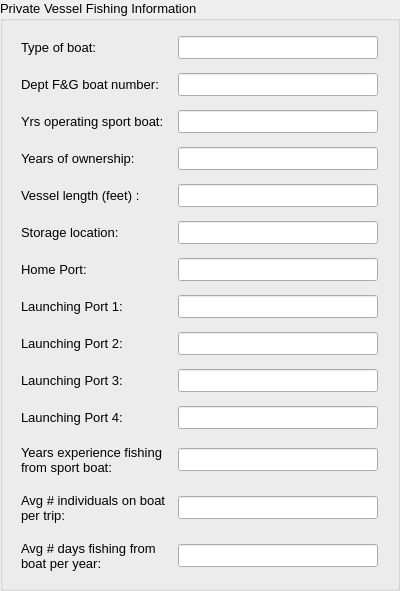
  <widget class="QGroupBox" name="vessel_info" >
   <property name="geometry" >
    <rect>
     <x>10</x>
     <y>10</y>
     <width>400</width>
     <height>571</height>
    </rect>
   </property>
   <property name="font" >
    <font>
     <pointsize>10</pointsize>
    </font>
   </property>
   <property name="title" >
    <string>Private Vessel Fishing Information</string>
   </property>
   <layout class="QVBoxLayout" name="verticalLayout" >
    <item>
     <widget class="QWidget" native="1" name="home_port_2" >
      <property name="font" >
       <font>
        <pointsize>10</pointsize>
       </font>
      </property>
      <layout class="QHBoxLayout" name="_4" >
       <property name="spacing" >
        <number>4</number>
       </property>
       <property name="margin" >
        <number>4</number>
       </property>
       <item>
        <widget class="QLabel" name="perc_income_text" >
         <property name="minimumSize" >
          <size>
           <width>150</width>
           <height>0</height>
          </size>
         </property>
         <property name="maximumSize" >
          <size>
           <width>150</width>
           <height>16777215</height>
          </size>
         </property>
         <property name="font" >
          <font>
           <pointsize>10</pointsize>
          </font>
         </property>
         <property name="text" >
          <string>Type of boat:</string>
         </property>
        </widget>
       </item>
       <item>
        <widget class="QLineEdit" name="type_boat_line" >
         <property name="enabled" >
          <bool>true</bool>
         </property>
         <property name="minimumSize" >
          <size>
           <width>100</width>
           <height>0</height>
          </size>
         </property>
         <property name="maximumSize" >
          <size>
           <width>200</width>
           <height>16777215</height>
          </size>
         </property>
         <property name="font" >
          <font>
           <pointsize>10</pointsize>
          </font>
         </property>
         <property name="text" >
          <string/>
         </property>
        </widget>
       </item>
      </layout>
     </widget>
    </item>
    <item>
     <widget class="QWidget" native="1" name="home_port_3" >
      <property name="font" >
       <font>
        <pointsize>10</pointsize>
       </font>
      </property>
      <layout class="QHBoxLayout" name="_5" >
       <property name="spacing" >
        <number>4</number>
       </property>
       <property name="margin" >
        <number>4</number>
       </property>
       <item>
        <widget class="QLabel" name="boat_license_text" >
         <property name="minimumSize" >
          <size>
           <width>150</width>
           <height>0</height>
          </size>
         </property>
         <property name="maximumSize" >
          <size>
           <width>150</width>
           <height>16777215</height>
          </size>
         </property>
         <property name="font" >
          <font>
           <pointsize>10</pointsize>
          </font>
         </property>
         <property name="text" >
          <string>Dept F&amp;G boat number:</string>
         </property>
        </widget>
       </item>
       <item>
        <widget class="QLineEdit" name="boat_license_line" >
         <property name="enabled" >
          <bool>true</bool>
         </property>
         <property name="minimumSize" >
          <size>
           <width>200</width>
           <height>0</height>
          </size>
         </property>
         <property name="maximumSize" >
          <size>
           <width>200</width>
           <height>16777215</height>
          </size>
         </property>
         <property name="font" >
          <font>
           <pointsize>10</pointsize>
          </font>
         </property>
         <property name="text" >
          <string/>
         </property>
        </widget>
       </item>
      </layout>
     </widget>
    </item>
    <item>
     <widget class="QWidget" native="1" name="ves_license" >
      <property name="font" >
       <font>
        <pointsize>10</pointsize>
       </font>
      </property>
      <layout class="QHBoxLayout" >
       <property name="spacing" >
        <number>4</number>
       </property>
       <property name="margin" >
        <number>4</number>
       </property>
       <item>
        <widget class="QLabel" name="yrs_operating_text" >
         <property name="minimumSize" >
          <size>
           <width>150</width>
           <height>0</height>
          </size>
         </property>
         <property name="maximumSize" >
          <size>
           <width>150</width>
           <height>16777215</height>
          </size>
         </property>
         <property name="font" >
          <font>
           <pointsize>10</pointsize>
          </font>
         </property>
         <property name="text" >
          <string>Yrs operating sport boat:</string>
         </property>
        </widget>
       </item>
       <item>
        <widget class="QLineEdit" name="yrs_operating_line" >
         <property name="enabled" >
          <bool>true</bool>
         </property>
         <property name="minimumSize" >
          <size>
           <width>200</width>
           <height>0</height>
          </size>
         </property>
         <property name="maximumSize" >
          <size>
           <width>200</width>
           <height>16777215</height>
          </size>
         </property>
         <property name="font" >
          <font>
           <pointsize>10</pointsize>
          </font>
         </property>
         <property name="text" >
          <string/>
         </property>
        </widget>
       </item>
      </layout>
     </widget>
    </item>
    <item>
     <widget class="QWidget" native="1" name="ves_license_2" >
      <property name="font" >
       <font>
        <pointsize>10</pointsize>
       </font>
      </property>
      <layout class="QHBoxLayout" name="_13" >
       <property name="spacing" >
        <number>4</number>
       </property>
       <property name="margin" >
        <number>4</number>
       </property>
       <item>
        <widget class="QLabel" name="yrs_owning_text" >
         <property name="minimumSize" >
          <size>
           <width>150</width>
           <height>0</height>
          </size>
         </property>
         <property name="maximumSize" >
          <size>
           <width>150</width>
           <height>16777215</height>
          </size>
         </property>
         <property name="font" >
          <font>
           <pointsize>10</pointsize>
          </font>
         </property>
         <property name="text" >
          <string>Years of ownership:</string>
         </property>
        </widget>
       </item>
       <item>
        <widget class="QLineEdit" name="yrs_owning_line" >
         <property name="enabled" >
          <bool>true</bool>
         </property>
         <property name="minimumSize" >
          <size>
           <width>200</width>
           <height>0</height>
          </size>
         </property>
         <property name="maximumSize" >
          <size>
           <width>200</width>
           <height>16777215</height>
          </size>
         </property>
         <property name="font" >
          <font>
           <pointsize>10</pointsize>
          </font>
         </property>
         <property name="text" >
          <string/>
         </property>
        </widget>
       </item>
      </layout>
     </widget>
    </item>
    <item>
     <widget class="QWidget" native="1" name="vessel_length" >
      <property name="font" >
       <font>
        <pointsize>10</pointsize>
       </font>
      </property>
      <layout class="QHBoxLayout" >
       <property name="spacing" >
        <number>4</number>
       </property>
       <property name="margin" >
        <number>4</number>
       </property>
       <item>
        <widget class="QLabel" name="vessel_length_text" >
         <property name="minimumSize" >
          <size>
           <width>150</width>
           <height>0</height>
          </size>
         </property>
         <property name="maximumSize" >
          <size>
           <width>150</width>
           <height>16777215</height>
          </size>
         </property>
         <property name="font" >
          <font>
           <pointsize>10</pointsize>
          </font>
         </property>
         <property name="text" >
          <string>Vessel length (feet) :</string>
         </property>
        </widget>
       </item>
       <item>
        <widget class="QLineEdit" name="vessel_length_line" >
         <property name="enabled" >
          <bool>true</bool>
         </property>
         <property name="minimumSize" >
          <size>
           <width>200</width>
           <height>0</height>
          </size>
         </property>
         <property name="maximumSize" >
          <size>
           <width>200</width>
           <height>16777215</height>
          </size>
         </property>
         <property name="font" >
          <font>
           <pointsize>10</pointsize>
          </font>
         </property>
         <property name="text" >
          <string/>
         </property>
        </widget>
       </item>
      </layout>
     </widget>
    </item>
    <item>
     <widget class="QWidget" native="1" name="vessel_length_3" >
      <property name="font" >
       <font>
        <pointsize>10</pointsize>
       </font>
      </property>
      <layout class="QHBoxLayout" name="_15" >
       <property name="spacing" >
        <number>4</number>
       </property>
       <property name="margin" >
        <number>4</number>
       </property>
       <item>
        <widget class="QLabel" name="storage_loc_text" >
         <property name="minimumSize" >
          <size>
           <width>150</width>
           <height>0</height>
          </size>
         </property>
         <property name="maximumSize" >
          <size>
           <width>150</width>
           <height>16777215</height>
          </size>
         </property>
         <property name="font" >
          <font>
           <pointsize>10</pointsize>
          </font>
         </property>
         <property name="text" >
          <string>Storage location:</string>
         </property>
        </widget>
       </item>
       <item>
        <widget class="QLineEdit" name="storage_loc_line" >
         <property name="enabled" >
          <bool>true</bool>
         </property>
         <property name="minimumSize" >
          <size>
           <width>200</width>
           <height>0</height>
          </size>
         </property>
         <property name="maximumSize" >
          <size>
           <width>200</width>
           <height>16777215</height>
          </size>
         </property>
         <property name="font" >
          <font>
           <pointsize>10</pointsize>
          </font>
         </property>
         <property name="text" >
          <string/>
         </property>
        </widget>
       </item>
      </layout>
     </widget>
    </item>
    <item>
     <widget class="QWidget" native="1" name="home_port" >
      <property name="font" >
       <font>
        <pointsize>10</pointsize>
       </font>
      </property>
      <layout class="QHBoxLayout" >
       <property name="spacing" >
        <number>4</number>
       </property>
       <property name="margin" >
        <number>4</number>
       </property>
       <item>
        <widget class="QLabel" name="home_port_text" >
         <property name="minimumSize" >
          <size>
           <width>150</width>
           <height>0</height>
          </size>
         </property>
         <property name="maximumSize" >
          <size>
           <width>150</width>
           <height>16777215</height>
          </size>
         </property>
         <property name="font" >
          <font>
           <pointsize>10</pointsize>
          </font>
         </property>
         <property name="text" >
          <string>Home Port:</string>
         </property>
        </widget>
       </item>
       <item>
        <widget class="QLineEdit" name="home_port_line" >
         <property name="enabled" >
          <bool>true</bool>
         </property>
         <property name="minimumSize" >
          <size>
           <width>200</width>
           <height>0</height>
          </size>
         </property>
         <property name="maximumSize" >
          <size>
           <width>200</width>
           <height>16777215</height>
          </size>
         </property>
         <property name="font" >
          <font>
           <pointsize>10</pointsize>
          </font>
         </property>
         <property name="text" >
          <string/>
         </property>
        </widget>
       </item>
      </layout>
     </widget>
    </item>
    <item>
     <widget class="QWidget" native="1" name="home_port_4" >
      <property name="font" >
       <font>
        <pointsize>10</pointsize>
       </font>
      </property>
      <layout class="QHBoxLayout" name="_7" >
       <property name="spacing" >
        <number>4</number>
       </property>
       <property name="margin" >
        <number>4</number>
       </property>
       <item>
        <widget class="QLabel" name="landing_port_text" >
         <property name="minimumSize" >
          <size>
           <width>150</width>
           <height>0</height>
          </size>
         </property>
         <property name="maximumSize" >
          <size>
           <width>150</width>
           <height>16777215</height>
          </size>
         </property>
         <property name="font" >
          <font>
           <pointsize>10</pointsize>
          </font>
         </property>
         <property name="text" >
          <string>Launching Port 1:</string>
         </property>
        </widget>
       </item>
       <item>
        <widget class="QLineEdit" name="landing_port_line" >
         <property name="enabled" >
          <bool>true</bool>
         </property>
         <property name="minimumSize" >
          <size>
           <width>200</width>
           <height>0</height>
          </size>
         </property>
         <property name="maximumSize" >
          <size>
           <width>200</width>
           <height>16777215</height>
          </size>
         </property>
         <property name="font" >
          <font>
           <pointsize>10</pointsize>
          </font>
         </property>
         <property name="text" >
          <string/>
         </property>
        </widget>
       </item>
      </layout>
     </widget>
    </item>
    <item>
     <widget class="QWidget" native="1" name="home_port_7" >
      <property name="font" >
       <font>
        <pointsize>10</pointsize>
       </font>
      </property>
      <layout class="QHBoxLayout" name="_16" >
       <property name="spacing" >
        <number>4</number>
       </property>
       <property name="margin" >
        <number>4</number>
       </property>
       <item>
        <widget class="QLabel" name="landing_port_text_2" >
         <property name="minimumSize" >
          <size>
           <width>150</width>
           <height>0</height>
          </size>
         </property>
         <property name="maximumSize" >
          <size>
           <width>150</width>
           <height>16777215</height>
          </size>
         </property>
         <property name="font" >
          <font>
           <pointsize>10</pointsize>
          </font>
         </property>
         <property name="text" >
          <string>Launching Port 2:</string>
         </property>
        </widget>
       </item>
       <item>
        <widget class="QLineEdit" name="landing_port_line_2" >
         <property name="enabled" >
          <bool>true</bool>
         </property>
         <property name="minimumSize" >
          <size>
           <width>200</width>
           <height>0</height>
          </size>
         </property>
         <property name="maximumSize" >
          <size>
           <width>200</width>
           <height>16777215</height>
          </size>
         </property>
         <property name="font" >
          <font>
           <pointsize>10</pointsize>
          </font>
         </property>
         <property name="text" >
          <string/>
         </property>
        </widget>
       </item>
      </layout>
      <zorder>landing_port_line_2</zorder>
      <zorder>landing_port_text_2</zorder>
     </widget>
    </item>
    <item>
     <widget class="QWidget" native="1" name="home_port_8" >
      <property name="font" >
       <font>
        <pointsize>10</pointsize>
       </font>
      </property>
      <layout class="QHBoxLayout" name="_17" >
       <property name="spacing" >
        <number>4</number>
       </property>
       <property name="margin" >
        <number>4</number>
       </property>
       <item>
        <widget class="QLabel" name="landing_port_text_3" >
         <property name="minimumSize" >
          <size>
           <width>150</width>
           <height>0</height>
          </size>
         </property>
         <property name="maximumSize" >
          <size>
           <width>150</width>
           <height>16777215</height>
          </size>
         </property>
         <property name="font" >
          <font>
           <pointsize>10</pointsize>
          </font>
         </property>
         <property name="text" >
          <string>Launching Port 3:</string>
         </property>
        </widget>
       </item>
       <item>
        <widget class="QLineEdit" name="landing_port_line_3" >
         <property name="enabled" >
          <bool>true</bool>
         </property>
         <property name="minimumSize" >
          <size>
           <width>200</width>
           <height>0</height>
          </size>
         </property>
         <property name="maximumSize" >
          <size>
           <width>200</width>
           <height>16777215</height>
          </size>
         </property>
         <property name="font" >
          <font>
           <pointsize>10</pointsize>
          </font>
         </property>
         <property name="text" >
          <string/>
         </property>
        </widget>
       </item>
      </layout>
     </widget>
    </item>
    <item>
     <widget class="QWidget" native="1" name="home_port_9" >
      <property name="font" >
       <font>
        <pointsize>10</pointsize>
       </font>
      </property>
      <layout class="QHBoxLayout" name="_18" >
       <property name="spacing" >
        <number>4</number>
       </property>
       <property name="margin" >
        <number>4</number>
       </property>
       <item>
        <widget class="QLabel" name="landing_port_text_4" >
         <property name="minimumSize" >
          <size>
           <width>150</width>
           <height>0</height>
          </size>
         </property>
         <property name="maximumSize" >
          <size>
           <width>150</width>
           <height>16777215</height>
          </size>
         </property>
         <property name="font" >
          <font>
           <pointsize>10</pointsize>
          </font>
         </property>
         <property name="text" >
          <string>Launching Port 4:</string>
         </property>
        </widget>
       </item>
       <item>
        <widget class="QLineEdit" name="landing_port_line_4" >
         <property name="enabled" >
          <bool>true</bool>
         </property>
         <property name="minimumSize" >
          <size>
           <width>200</width>
           <height>0</height>
          </size>
         </property>
         <property name="maximumSize" >
          <size>
           <width>200</width>
           <height>16777215</height>
          </size>
         </property>
         <property name="font" >
          <font>
           <pointsize>10</pointsize>
          </font>
         </property>
         <property name="text" >
          <string/>
         </property>
        </widget>
       </item>
      </layout>
     </widget>
    </item>
    <item>
     <widget class="QWidget" native="1" name="home_port_5" >
      <property name="font" >
       <font>
        <pointsize>10</pointsize>
       </font>
      </property>
      <layout class="QHBoxLayout" name="_11" >
       <property name="spacing" >
        <number>4</number>
       </property>
       <property name="margin" >
        <number>4</number>
       </property>
       <item>
        <widget class="QLabel" name="years_text" >
         <property name="minimumSize" >
          <size>
           <width>150</width>
           <height>34</height>
          </size>
         </property>
         <property name="maximumSize" >
          <size>
           <width>150</width>
           <height>16777215</height>
          </size>
         </property>
         <property name="font" >
          <font>
           <pointsize>10</pointsize>
          </font>
         </property>
         <property name="text" >
          <string>Years experience fishing from sport boat:</string>
         </property>
         <property name="wordWrap" >
          <bool>true</bool>
         </property>
        </widget>
       </item>
       <item>
        <widget class="QLineEdit" name="years_fishing_line" >
         <property name="enabled" >
          <bool>true</bool>
         </property>
         <property name="minimumSize" >
          <size>
           <width>100</width>
           <height>0</height>
          </size>
         </property>
         <property name="maximumSize" >
          <size>
           <width>200</width>
           <height>16777215</height>
          </size>
         </property>
         <property name="font" >
          <font>
           <pointsize>10</pointsize>
          </font>
         </property>
         <property name="text" >
          <string/>
         </property>
        </widget>
       </item>
      </layout>
     </widget>
    </item>
    <item>
     <widget class="QWidget" native="1" name="vessel_length_2" >
      <property name="font" >
       <font>
        <pointsize>10</pointsize>
       </font>
      </property>
      <layout class="QHBoxLayout" name="_14" >
       <property name="spacing" >
        <number>4</number>
       </property>
       <property name="margin" >
        <number>4</number>
       </property>
       <item>
        <widget class="QLabel" name="avg_people_text" >
         <property name="minimumSize" >
          <size>
           <width>150</width>
           <height>34</height>
          </size>
         </property>
         <property name="maximumSize" >
          <size>
           <width>150</width>
           <height>16777215</height>
          </size>
         </property>
         <property name="font" >
          <font>
           <pointsize>10</pointsize>
          </font>
         </property>
         <property name="text" >
          <string>Avg # individuals on boat per trip:</string>
         </property>
         <property name="wordWrap" >
          <bool>true</bool>
         </property>
        </widget>
       </item>
       <item>
        <widget class="QLineEdit" name="avg_people_line" >
         <property name="enabled" >
          <bool>true</bool>
         </property>
         <property name="minimumSize" >
          <size>
           <width>200</width>
           <height>0</height>
          </size>
         </property>
         <property name="maximumSize" >
          <size>
           <width>200</width>
           <height>16777215</height>
          </size>
         </property>
         <property name="font" >
          <font>
           <pointsize>10</pointsize>
          </font>
         </property>
         <property name="text" >
          <string/>
         </property>
        </widget>
       </item>
      </layout>
     </widget>
    </item>
    <item>
     <widget class="QWidget" native="1" name="vessel_length_4" >
      <property name="font" >
       <font>
        <pointsize>10</pointsize>
       </font>
      </property>
      <layout class="QHBoxLayout" name="_20" >
       <property name="spacing" >
        <number>4</number>
       </property>
       <property name="margin" >
        <number>4</number>
       </property>
       <item>
        <widget class="QLabel" name="avg_days_per_year_text" >
         <property name="minimumSize" >
          <size>
           <width>150</width>
           <height>34</height>
          </size>
         </property>
         <property name="maximumSize" >
          <size>
           <width>150</width>
           <height>16777215</height>
          </size>
         </property>
         <property name="font" >
          <font>
           <pointsize>10</pointsize>
          </font>
         </property>
         <property name="text" >
          <string>Avg # days fishing from boat per year:</string>
         </property>
         <property name="wordWrap" >
          <bool>true</bool>
         </property>
        </widget>
       </item>
       <item>
        <widget class="QLineEdit" name="avg_days_per_year_line" >
         <property name="enabled" >
          <bool>true</bool>
         </property>
         <property name="minimumSize" >
          <size>
           <width>200</width>
           <height>0</height>
          </size>
         </property>
         <property name="maximumSize" >
          <size>
           <width>200</width>
           <height>16777215</height>
          </size>
         </property>
         <property name="font" >
          <font>
           <pointsize>10</pointsize>
          </font>
         </property>
         <property name="text" >
          <string/>
         </property>
        </widget>
       </item>
      </layout>
     </widget>
    </item>
   </layout>
  </widget>
